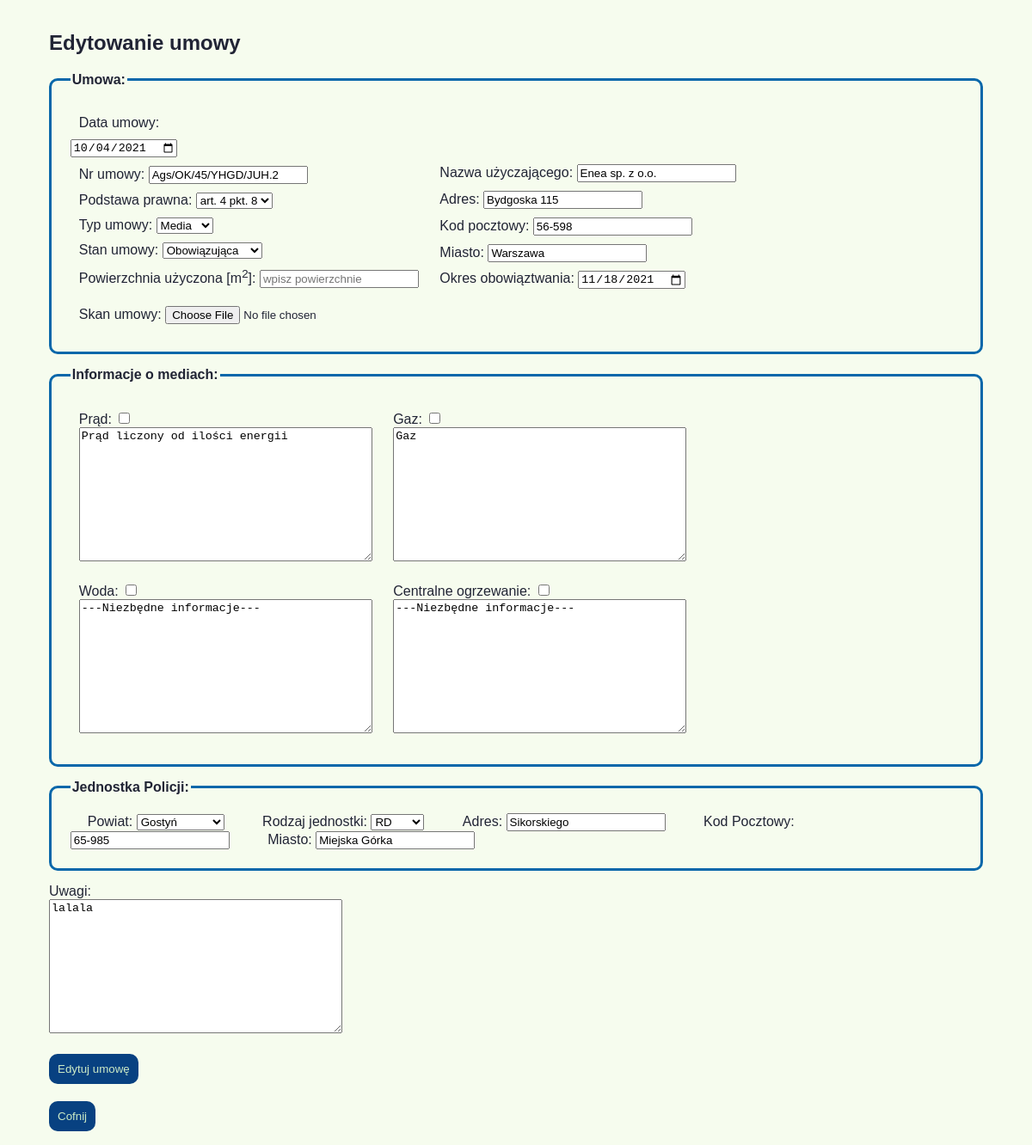
Before: /umowy/edytuj/1/ (signed in) with the older database file.
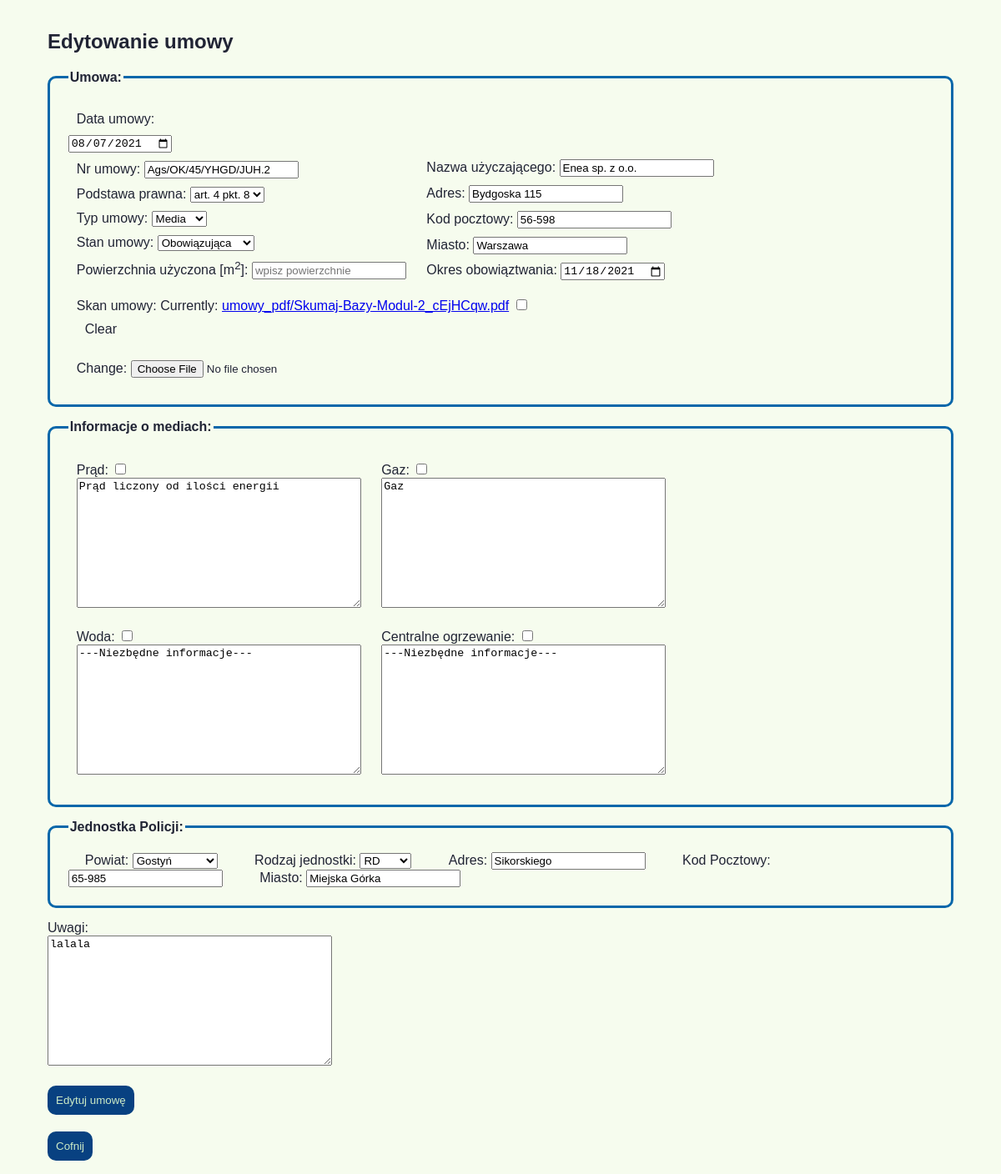
After: the same page with the newer database file.
### umowyapp/models.py (models this page shows, shortened)
class Umowy(models.Model):
    data_umowy = models.DateField(null=False)
    nr_umowy = models.CharField(max_length=20, null=True, default="BRAK")
    podstawa_prawna = models.ForeignKey(Podstawa_prawna, on_delete=models.CASCADE, blank=True)
    nazwa_uzyczajacego = models.CharField(max_length=30, null=True)
    adres_uzyczajacego = models.CharField(max_length=30, null=True)
    kod_pocztowy_uzyczajacego = models.CharField(max_length=6, null=True)
    miasto_uzyczajacego = models.CharField(max_length=20, null=True)
    okres_obowiazywania = models.DateField(blank=True, default="")
    typ_umowy = models.ForeignKey(Rodzaj_umowy, on_delete=models.CASCADE)
    pow_uzyczona = models.DecimalField(max_digits=4, decimal_places=2, null=True, blank=True)
    rodzaj_kosztow_prad = models.BooleanField()
    informacje_prad = models.TextField(null=True, default="---Niezbędne informacje---")
    rodzaj_kosztow_gaz = models.BooleanField()
    informacje_gaz = models.TextField(null=True, default="---Niezbędne informacje---")
    rodzaj_kosztow_woda = models.BooleanField()
    informacje_woda = models.TextField(null=True, default="---Niezbędne informacje---")
    rodzaj_kosztow_co = models.BooleanField()
    informacje_co = models.TextField(null=True, default="---Niezbędne informacje---")
    powiaty_jedn = models.ForeignKey(Powiaty_Wlkp, on_delete=models.CASCADE)
    rodzaj_jedn = models.ForeignKey(Rodzaje_jednostek, on_delete=models.CASCADE)
    adres_jedn = models.CharField(max_length=30, null=True)
    miasto_jedn = models.CharField(max_length=20, null=True)
    kod_pocztowy_jedn = models.CharField(max_length=6, null=True)
    skan_umowy = models.FileField(upload_to='umowy_pdf', null=True, blank=True)
    stan_umowy = models.ForeignKey(Stan_umow, on_delete=models.CASCADE, blank=False, default=1)
    uwagi = models.TextField(null=True, blank=True, default="")
    deleted = models.BooleanField(null=False, default=0)

### umowyapp/views.py (the view)
# urls.py: path('edytuj/<int:id>/', edytuj_umowe, name="edytuj_umowe"),
@login_required
def edytuj_umowe(request, id):
    umowa_edit = get_object_or_404(Umowy, pk=id)
    umowa_form = UmowyForm(request.POST or None, request.FILES or None, instance=umowa_edit)
    if umowa_form.is_valid():
        umowa_form.save()
        return redirect(wszystkie_umowy)
    return render(request, 'umowa_form.html', {'umowa_form': umowa_form, 'nowy': False})

### umowyapp/models.py (called while the page is built)
    def __str__(self):
        return self.powiat_jedn()

    def powiat_jedn(self):
        return "{}".format(self.powiat)

    def __str__(self):
        return self.rodzaj_jedn()

    def rodzaj_jedn(self):
        return "{}".format(self.rodzaj)

    def __str__(self):
        return self.stan_umowy()

    def stan_umowy(self):
        return "{}".format(self.stan)

    def __str__(self):
        return self.rodzaj_um()

    def rodzaj_um(self):
        return "{}".format(self.rodz_um)

    def __str__(self):
        return self.podstawa_praw()

    def podstawa_praw(self):
        return "{}".format(self.podstawa)

### templates/umowa_form.html (shortened to what this page needs)
{%extends 'start.html'%}
{%load bootstrap%}
{%block strona%}
{%if nowy%}
<h2> Dodawanie nowej umowy</h2>
{%else%}
<h2> Edytowanie umowy</h2>
{%endif%}
<form method="post" enctype="multipart/form-data">
    <fieldset class="podglad_umow">
        <legend><b>Umowa:</b></legend>
        <div class="formularz">
            <label>Data umowy: </label>{{umowa_form.data_umowy}}
            <label>Nr umowy: {{umowa_form.nr_umowy}}</label>
            <label>Podstawa prawna: {{umowa_form.podstawa_prawna}}</label>
            <label>Typ umowy: {{umowa_form.typ_umowy}}</label>
            <label>Stan umowy: {{umowa_form.stan_umowy}} </label>
            <label>Powierzchnia użyczona [m<sup>2</sup>]: <input type="number" step="any" name="pow_uzyczona"
                                                                 placeholder="wpisz powierzchnie"
                                                                 value={{umowa_form.pow_uzyczona.value}}></label>
        </div>
        <div class="formularz">
            <label>Nazwa użyczającego: {{umowa_form.nazwa_uzyczajacego}}</label>
            <label>Adres: {{umowa_form.adres_uzyczajacego}}</label>
            <label>Kod pocztowy: {{umowa_form.kod_pocztowy_uzyczajacego}}</label>
            <label>Miasto: {{umowa_form.miasto_uzyczajacego}}</label>
            <label>Okres obowiąztwania: {{umowa_form.okres_obowiazywania}}</label>
        </div>
        <div class="formularz">
            <label>Skan umowy: {{umowa_form.skan_umowy}}</label>
        </div>
    </fieldset>
    <fieldset class="podglad_umow">
        <legend><b>Informacje o mediach:</b></legend>
        <div class="formularz">
            <label>{{umowa_form.rodzaj_kosztow_prad.label}}: {{umowa_form.rodzaj_kosztow_prad}}<br>
                {{umowa_form.informacje_prad}}</label>
        </div>
        <div class="formularz">
            <label>{{umowa_form.rodzaj_kosztow_gaz.label}}: {{umowa_form.rodzaj_kosztow_gaz}}<br>
                {{umowa_form.informacje_gaz}}</label>
        </div>
        <div class="formularz">
            <label>{{umowa_form.rodzaj_kosztow_woda.label}}: {{umowa_form.rodzaj_kosztow_woda}}<br>
                {{umowa_form.informacje_woda}}</label>
        </div>
        <div class="formularz">
            <label>{{umowa_form.rodzaj_kosztow_co.label}}: {{umowa_form.rodzaj_kosztow_co}}<br>
                {{umowa_form.informacje_co}}</label>
        </div>
    </fieldset>
    <fieldset class="podglad_umow">
        <legend><b>Jednostka Policji: </b></legend>
        <label>Powiat: {{umowa_form.powiaty_jedn}}</label>
        <label>Rodzaj jednostki: {{umowa_form.rodzaj_jedn}}</label>
        <label>Adres: {{umowa_form.adres_jedn}}</label>
        <label>Kod Pocztowy: {{umowa_form.kod_pocztowy_jedn}}</label>
        <label>Miasto: {{umowa_form.miasto_jedn}}</label>
    </fieldset>
    <label>Uwagi: <br>{{umowa_form.uwagi}}</label>
    {% if nowy %}
    <div>
        <button type="submit" class="button-general">Dodaj umowę</button>
    </div>
    {% else %}
    <div>
        <button type="submit" class="button-general">Edytuj umowę</button>
    </div>
    {% endif %}
</form>
<div>
    <a href="{% url 'wszystkie_umowy'%}">
        <button class="button-general">Cofnij</button>
    </a>
</div>
{%endblock%}

Changed rows visible on the page:
changed Umowy "Gaz": data_umowy "10/04/2021" → "08/07/2021"
Other visible differences:
form field skan_umowy: (not shown) → "☐"
text now shown: "Currently: umowy_pdf/Skumaj-Bazy-Modul-2_cEjHCqw.pdf Clear Change:"
